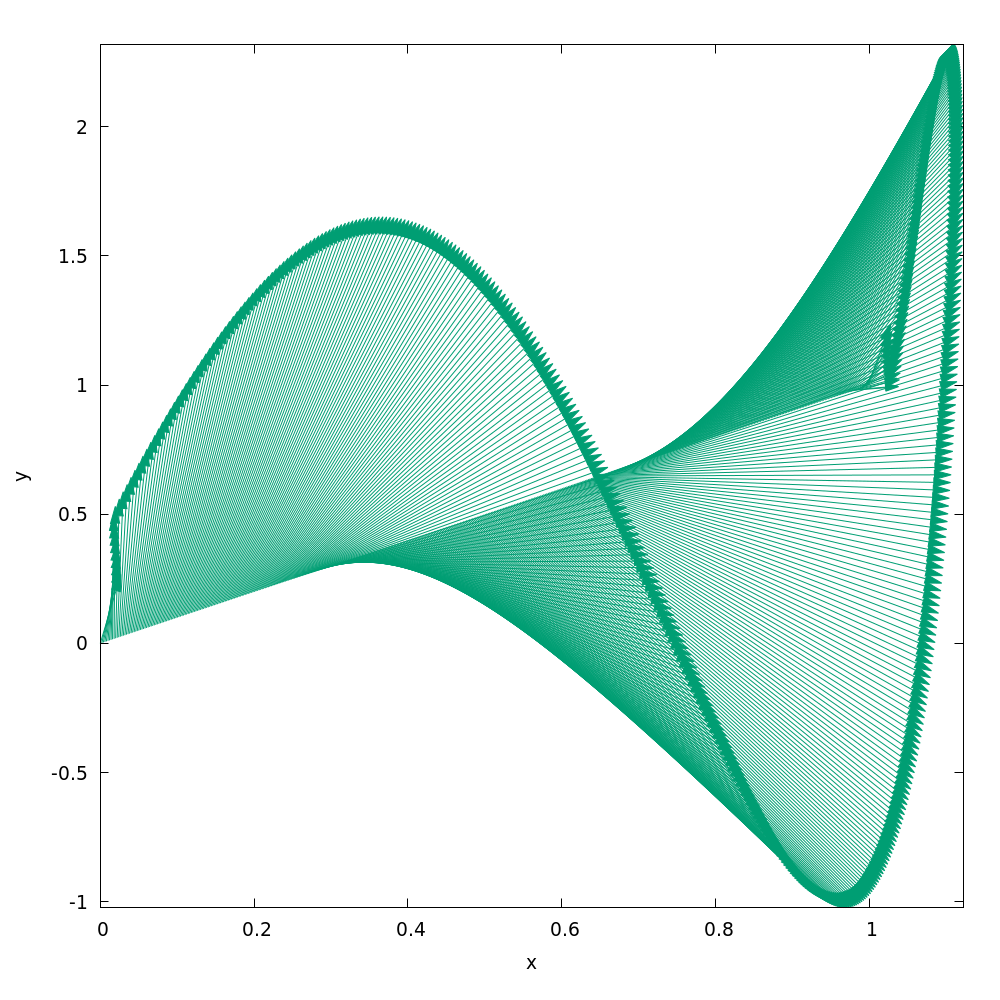

This figure's gnuplot source:
set terminal pngcairo size 1000,1000 enhanced font 'Verdana,14'
set output 'plt/vectorfieldplot.png'

datafile='/home/thomasbjarne/Dokumenter/fortran/master_degree_project/modules/data/datafile1.txt'

set hidden3d
set view map

unset key
set size square

#set title 'q(x,t) with naive central flux and rk4'

set xlabel 'x'
set ylabel 'y'

set autoscale xfix
set autoscale yfix

plot datafile u 1:2:3:4 w vectors head filled lt 2